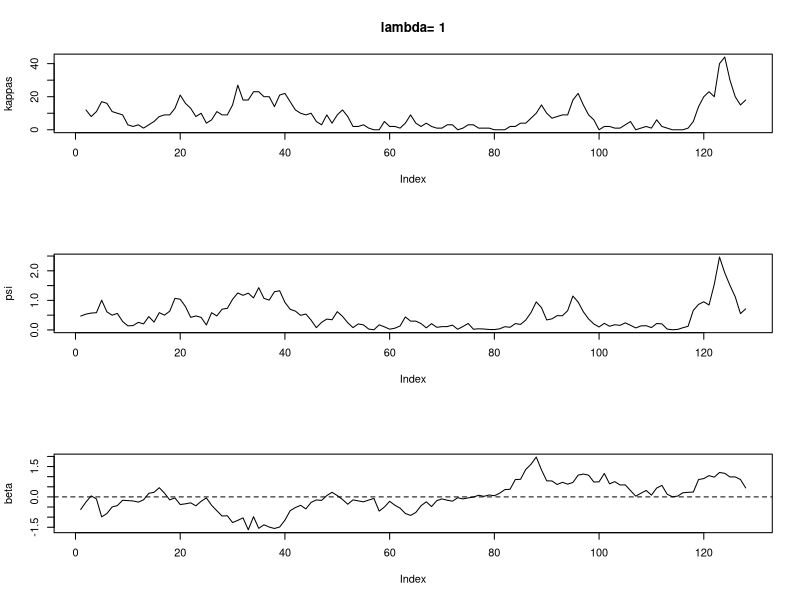
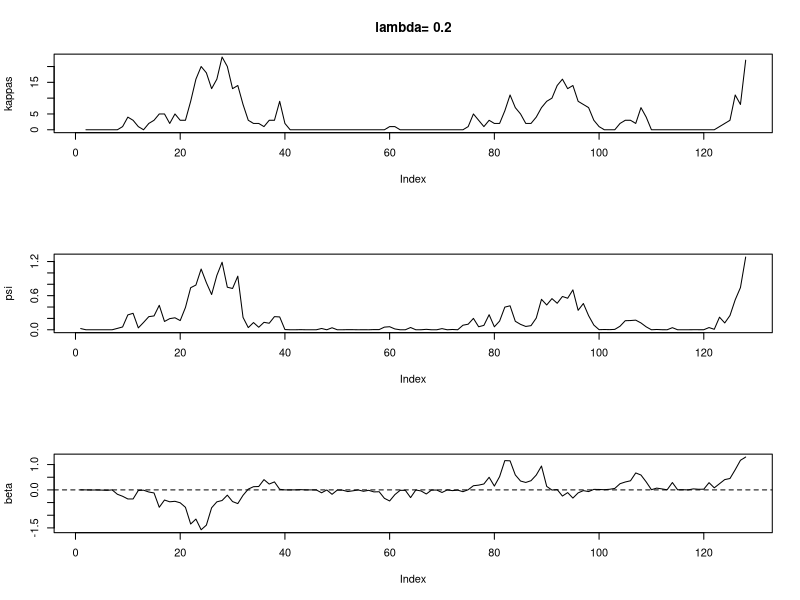
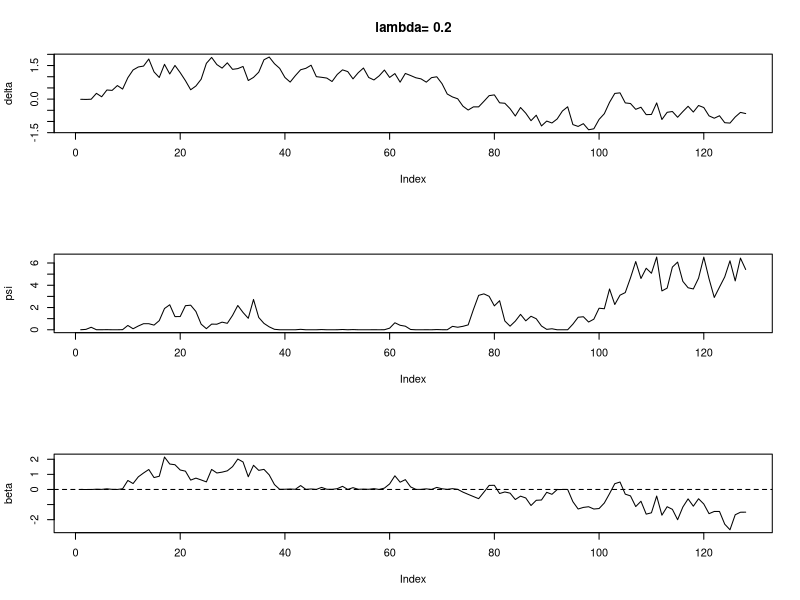

Write R code to recreate these figures, in order.
## ---- chunk 1
GenNGAR = function(N = 128,lambda = 0.2,mu = 1,phi = 0.95,rho = 0.95){
  psi = c()
kappas = c()
beta = c()
psi[1] = rgamma(1,shape = lambda,rate = lambda/mu)
beta[1] = rnorm(1,0,sqrt(psi[1]))
for(t in 2:N){
  kappas[t] = rpois(1,rho*lambda*psi[t-1]/mu/(1-rho))
  psi[t] = rgamma(1,shape = lambda+kappas[t], rate = lambda/mu/(1-rho))
  beta[t] = sqrt(psi[t]/psi[t-1])*phi*beta[t-1]+rnorm(1,0,sqrt((1-phi^2)*psi[t]))
}
par(mfrow=c(3,1))
plot(kappas,type='l',main = paste('lambda=',lambda))
plot(psi,type='l')
plot(beta,type='l')
abline(h = 0,lty=2)
par(mfrow=c(1,1))
return(list(kappas=kappas,psi=psi,beta=beta))
}

temp = GenNGAR(lambda = 1)
temp = GenNGAR(lambda = 0.2,phi=0.95,rho=0.99)
## ---- chunk 2
GenNGAR2 = function(N = 128,lambda = 0.2,mu = 1,phi = 0.95,rho = 0.95){
  psi = c()
kappas = c()
delta = c()
psi[1] = rgamma(1,shape = lambda,rate = lambda/mu)
delta[1] = rnorm(1,0,1)
for(t in 2:N){
  kappas[t] = rpois(1,rho*lambda*psi[t-1]/mu/(1-rho))
  psi[t] = rgamma(1,shape = lambda+kappas[t], rate = lambda/mu/(1-rho))
  delta[t] = phi*delta[t-1]+rnorm(1,0,sqrt(1-phi^2))
}
beta = delta*sqrt(psi)
par(mfrow=c(3,1))
plot(delta,type='l',main = paste('lambda=',lambda))
plot(psi,type='l')
plot(beta,type='l')
abline(h = 0,lty=2)
par(mfrow=c(1,1))
return(list(kappas=kappas,psi=psi,beta=beta))
}

temp = GenNGAR2()
